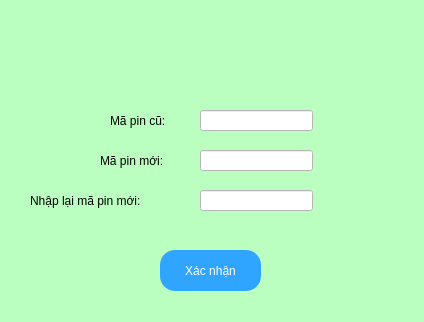
<?xml version="1.0" encoding="UTF-8"?>
<ui version="4.0">
 <class>ChangePin</class>
 <widget class="QDialog" name="ChangePin">
  <property name="geometry">
   <rect>
    <x>0</x>
    <y>0</y>
    <width>424</width>
    <height>322</height>
   </rect>
  </property>
  <property name="windowTitle">
   <string>Dialog</string>
  </property>
  <property name="styleSheet">
   <string notr="true">background-color: rgb(187, 255, 192);</string>
  </property>
  <widget class="QLabel" name="label_MaPinCu">
   <property name="geometry">
    <rect>
     <x>110</x>
     <y>100</y>
     <width>91</width>
     <height>41</height>
    </rect>
   </property>
   <property name="styleSheet">
    <string notr="true">font: 87 12pt &quot;Segoe UI Black&quot;;</string>
   </property>
   <property name="text">
    <string>Mã pin cũ:</string>
   </property>
  </widget>
  <widget class="QLabel" name="label_MaPinMoi">
   <property name="geometry">
    <rect>
     <x>100</x>
     <y>150</y>
     <width>101</width>
     <height>21</height>
    </rect>
   </property>
   <property name="styleSheet">
    <string notr="true">font: 87 12pt &quot;Segoe UI Black&quot;;</string>
   </property>
   <property name="text">
    <string>Mã pin mới:</string>
   </property>
  </widget>
  <widget class="QLabel" name="label_NhapLaiMaPinMoi">
   <property name="geometry">
    <rect>
     <x>30</x>
     <y>190</y>
     <width>181</width>
     <height>21</height>
    </rect>
   </property>
   <property name="styleSheet">
    <string notr="true">font: 87 12pt &quot;Segoe UI Black&quot;;</string>
   </property>
   <property name="text">
    <string>Nhập lại mã pin mới:</string>
   </property>
  </widget>
  <widget class="QLineEdit" name="lineEdit">
   <property name="geometry">
    <rect>
     <x>200</x>
     <y>110</y>
     <width>113</width>
     <height>21</height>
    </rect>
   </property>
   <property name="styleSheet">
    <string notr="true">background-color: rgb(255, 255, 255);</string>
   </property>
  </widget>
  <widget class="QLineEdit" name="lineEdit_2">
   <property name="geometry">
    <rect>
     <x>200</x>
     <y>150</y>
     <width>113</width>
     <height>21</height>
    </rect>
   </property>
   <property name="styleSheet">
    <string notr="true">background-color: rgb(255, 255, 255);</string>
   </property>
  </widget>
  <widget class="QLineEdit" name="lineEdit_3">
   <property name="geometry">
    <rect>
     <x>200</x>
     <y>190</y>
     <width>113</width>
     <height>21</height>
    </rect>
   </property>
   <property name="styleSheet">
    <string notr="true">background-color: rgb(255, 255, 255);</string>
   </property>
  </widget>
  <widget class="QPushButton" name="pushButton">
   <property name="geometry">
    <rect>
     <x>160</x>
     <y>250</y>
     <width>101</width>
     <height>41</height>
    </rect>
   </property>
   <property name="styleSheet">
    <string notr="true">border-radius: 15px;
color: rgb(255, 255, 255);
background-color: rgb(48, 165, 255);
font: 75 15pt &quot;MS Shell Dlg 2&quot;;</string>
   </property>
   <property name="text">
    <string>Xác nhận</string>
   </property>
  </widget>
 </widget>
 <resources/>
 <connections/>
</ui>
